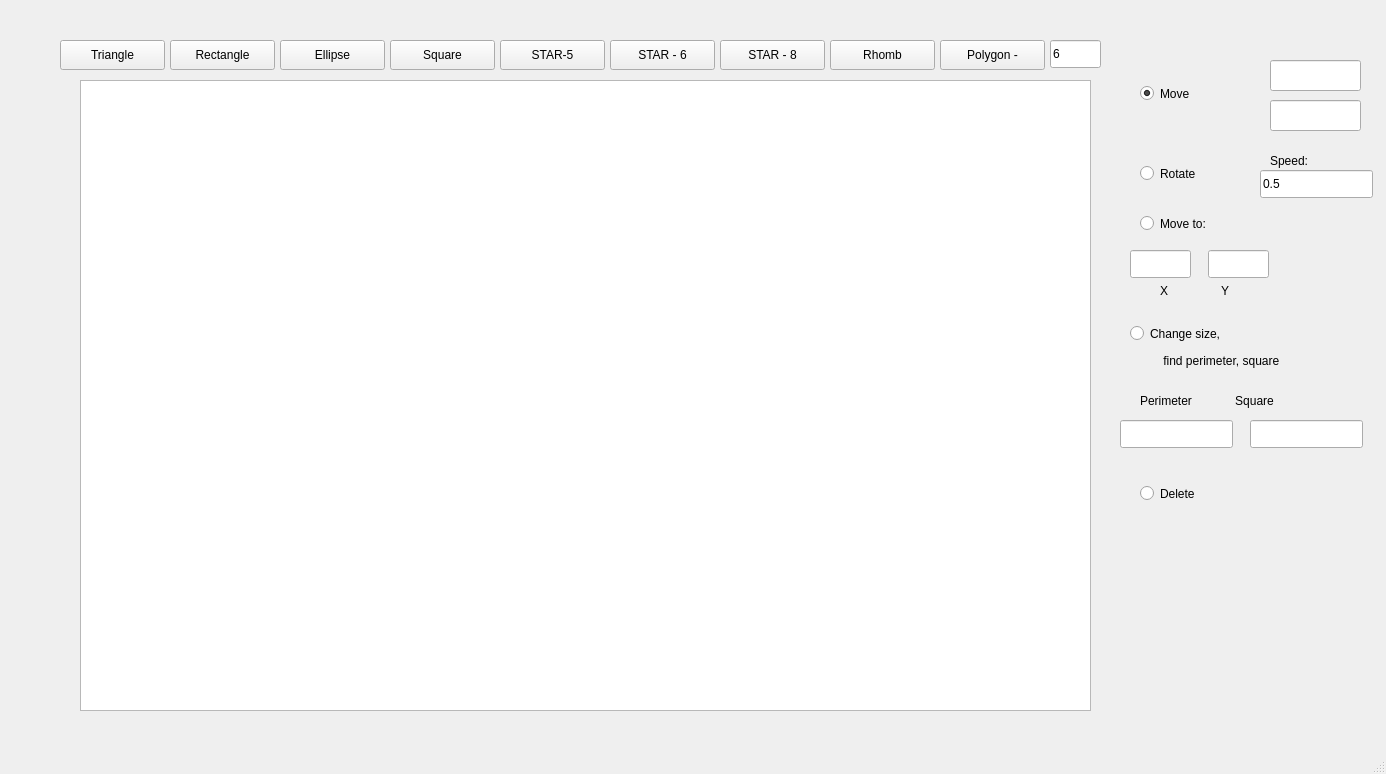
<?xml version="1.0" encoding="UTF-8"?>
<ui version="4.0">
 <class>MainWindow</class>
 <widget class="QMainWindow" name="MainWindow">
  <property name="geometry">
   <rect>
    <x>0</x>
    <y>0</y>
    <width>1386</width>
    <height>774</height>
   </rect>
  </property>
  <property name="windowTitle">
   <string>MainWindow</string>
  </property>
  <widget class="QWidget" name="centralwidget">
   <widget class="QGraphicsView" name="graphicsView">
    <property name="geometry">
     <rect>
      <x>80</x>
      <y>80</y>
      <width>1011</width>
      <height>631</height>
     </rect>
    </property>
   </widget>
   <widget class="QPushButton" name="pushButton">
    <property name="geometry">
     <rect>
      <x>60</x>
      <y>40</y>
      <width>105</width>
      <height>30</height>
     </rect>
    </property>
    <property name="text">
     <string>Triangle</string>
    </property>
   </widget>
   <widget class="QPushButton" name="pushButton_2">
    <property name="geometry">
     <rect>
      <x>170</x>
      <y>40</y>
      <width>105</width>
      <height>30</height>
     </rect>
    </property>
    <property name="text">
     <string>Rectangle</string>
    </property>
   </widget>
   <widget class="QPushButton" name="pushButton_3">
    <property name="geometry">
     <rect>
      <x>280</x>
      <y>40</y>
      <width>105</width>
      <height>30</height>
     </rect>
    </property>
    <property name="text">
     <string>Ellipse</string>
    </property>
   </widget>
   <widget class="QPushButton" name="pushButton_4">
    <property name="geometry">
     <rect>
      <x>390</x>
      <y>40</y>
      <width>105</width>
      <height>30</height>
     </rect>
    </property>
    <property name="text">
     <string>Square</string>
    </property>
   </widget>
   <widget class="QPushButton" name="pushButton_5">
    <property name="geometry">
     <rect>
      <x>500</x>
      <y>40</y>
      <width>105</width>
      <height>30</height>
     </rect>
    </property>
    <property name="text">
     <string>STAR-5</string>
    </property>
   </widget>
   <widget class="QPushButton" name="pushButton_6">
    <property name="geometry">
     <rect>
      <x>610</x>
      <y>40</y>
      <width>105</width>
      <height>30</height>
     </rect>
    </property>
    <property name="text">
     <string>STAR - 6</string>
    </property>
   </widget>
   <widget class="QPushButton" name="pushButton_7">
    <property name="geometry">
     <rect>
      <x>720</x>
      <y>40</y>
      <width>105</width>
      <height>30</height>
     </rect>
    </property>
    <property name="text">
     <string>STAR - 8</string>
    </property>
   </widget>
   <widget class="QPushButton" name="pushButton_10">
    <property name="geometry">
     <rect>
      <x>830</x>
      <y>40</y>
      <width>105</width>
      <height>30</height>
     </rect>
    </property>
    <property name="text">
     <string>Rhomb</string>
    </property>
   </widget>
   <widget class="QRadioButton" name="radioButton">
    <property name="geometry">
     <rect>
      <x>1140</x>
      <y>160</y>
      <width>132</width>
      <height>27</height>
     </rect>
    </property>
    <property name="text">
     <string>Rotate</string>
    </property>
   </widget>
   <widget class="QRadioButton" name="radioButton_2">
    <property name="geometry">
     <rect>
      <x>1140</x>
      <y>210</y>
      <width>132</width>
      <height>27</height>
     </rect>
    </property>
    <property name="text">
     <string>Move to:</string>
    </property>
   </widget>
   <widget class="QRadioButton" name="radioButton_3">
    <property name="geometry">
     <rect>
      <x>1130</x>
      <y>320</y>
      <width>281</width>
      <height>27</height>
     </rect>
    </property>
    <property name="text">
     <string>Change size,</string>
    </property>
   </widget>
   <widget class="QLineEdit" name="lineEdit_2">
    <property name="geometry">
     <rect>
      <x>1208</x>
      <y>250</y>
      <width>61</width>
      <height>28</height>
     </rect>
    </property>
   </widget>
   <widget class="QLineEdit" name="lineEdit_3">
    <property name="geometry">
     <rect>
      <x>1130</x>
      <y>250</y>
      <width>61</width>
      <height>28</height>
     </rect>
    </property>
   </widget>
   <widget class="QLabel" name="label_2">
    <property name="geometry">
     <rect>
      <x>1160</x>
      <y>280</y>
      <width>91</width>
      <height>21</height>
     </rect>
    </property>
    <property name="text">
     <string>X                Y</string>
    </property>
   </widget>
   <widget class="QLineEdit" name="lineEdit_4">
    <property name="enabled">
     <bool>true</bool>
    </property>
    <property name="geometry">
     <rect>
      <x>1120</x>
      <y>420</y>
      <width>113</width>
      <height>28</height>
     </rect>
    </property>
    <property name="readOnly">
     <bool>true</bool>
    </property>
   </widget>
   <widget class="QLineEdit" name="lineEdit_5">
    <property name="enabled">
     <bool>true</bool>
    </property>
    <property name="geometry">
     <rect>
      <x>1250</x>
      <y>420</y>
      <width>113</width>
      <height>28</height>
     </rect>
    </property>
    <property name="readOnly">
     <bool>true</bool>
    </property>
   </widget>
   <widget class="QRadioButton" name="radioButton_7">
    <property name="geometry">
     <rect>
      <x>1140</x>
      <y>80</y>
      <width>132</width>
      <height>27</height>
     </rect>
    </property>
    <property name="text">
     <string>Move</string>
    </property>
    <property name="checked">
     <bool>true</bool>
    </property>
   </widget>
   <widget class="QPushButton" name="pushButton_8">
    <property name="geometry">
     <rect>
      <x>940</x>
      <y>40</y>
      <width>105</width>
      <height>30</height>
     </rect>
    </property>
    <property name="text">
     <string>Polygon -</string>
    </property>
   </widget>
   <widget class="QLineEdit" name="lineEdit_6">
    <property name="geometry">
     <rect>
      <x>1050</x>
      <y>40</y>
      <width>51</width>
      <height>28</height>
     </rect>
    </property>
    <property name="text">
     <string>6</string>
    </property>
   </widget>
   <widget class="QRadioButton" name="radioButton_8">
    <property name="geometry">
     <rect>
      <x>1140</x>
      <y>480</y>
      <width>132</width>
      <height>27</height>
     </rect>
    </property>
    <property name="text">
     <string>Delete</string>
    </property>
   </widget>
   <widget class="QLineEdit" name="lineEdit_7">
    <property name="enabled">
     <bool>true</bool>
    </property>
    <property name="geometry">
     <rect>
      <x>1270</x>
      <y>60</y>
      <width>91</width>
      <height>31</height>
     </rect>
    </property>
    <property name="readOnly">
     <bool>true</bool>
    </property>
   </widget>
   <widget class="QLineEdit" name="lineEdit_8">
    <property name="enabled">
     <bool>true</bool>
    </property>
    <property name="geometry">
     <rect>
      <x>1270</x>
      <y>100</y>
      <width>91</width>
      <height>31</height>
     </rect>
    </property>
    <property name="readOnly">
     <bool>true</bool>
    </property>
   </widget>
   <widget class="QLineEdit" name="lineEdit">
    <property name="geometry">
     <rect>
      <x>1260</x>
      <y>170</y>
      <width>113</width>
      <height>28</height>
     </rect>
    </property>
    <property name="text">
     <string>0.5</string>
    </property>
   </widget>
   <widget class="QLabel" name="label">
    <property name="geometry">
     <rect>
      <x>1270</x>
      <y>150</y>
      <width>79</width>
      <height>21</height>
     </rect>
    </property>
    <property name="text">
     <string>Speed:</string>
    </property>
   </widget>
   <widget class="QLabel" name="label_3">
    <property name="geometry">
     <rect>
      <x>1140</x>
      <y>390</y>
      <width>221</width>
      <height>21</height>
     </rect>
    </property>
    <property name="text">
     <string>Perimeter             Square</string>
    </property>
   </widget>
   <widget class="QLabel" name="label_4">
    <property name="geometry">
     <rect>
      <x>1160</x>
      <y>350</y>
      <width>191</width>
      <height>21</height>
     </rect>
    </property>
    <property name="text">
     <string> find perimeter, square</string>
    </property>
   </widget>
  </widget>
  <widget class="QMenuBar" name="menubar">
   <property name="geometry">
    <rect>
     <x>0</x>
     <y>0</y>
     <width>1386</width>
     <height>26</height>
    </rect>
   </property>
  </widget>
  <widget class="QStatusBar" name="statusbar"/>
 </widget>
 <resources/>
 <connections/>
</ui>
